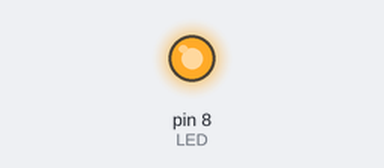
This sketch was run on a simulated Arduino Uno, built with avr-gcc and run on an emulated ATmega328P. Parts: output pins drawn as LEDs (lit = HIGH). At 0.0 s the program stops and its outputs stay as they are.

Above: at 0.1 s.
Timing chart, 0 to 1.5 s (numbered marks = the images above):
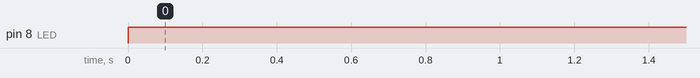

The sketch:

sketch_jun07a.ino
```cpp
#define LED (1<<PB0)
#define BOTAO (1<<PD7)

int main(){
  DDRB = LED;
  PORTB |= LED;
}
```

Measured:
- by itself, pin 8 (LED): LOW → HIGH at 0.00 s
